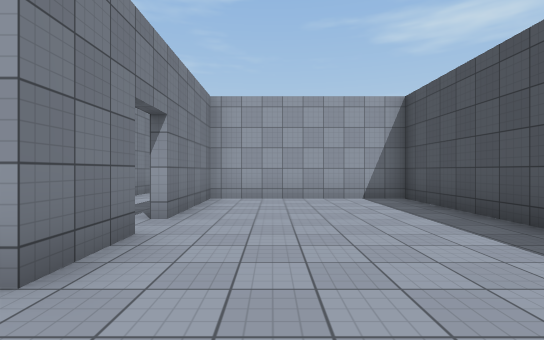
[1] (above)

17 first-person views from a walk through a 3-D level made in the Unity game engine. The camera is 1.4 m above the floor, looks level and sees 85° across. The floor is counted in squares, 2 m on a side. Each view is taken from the middle of a square. On the plan, view 1 faces up. The plan holds only what a view shows up to about 10 squares ahead; the rest is blank. The place goes on beyond the plan. The player is left out. Surface patterns are stand-ins for the level's own textures.

[2]
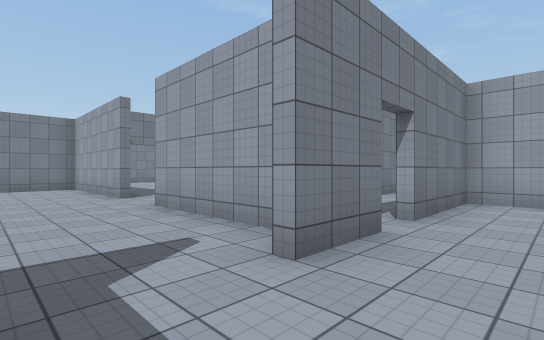

[3]
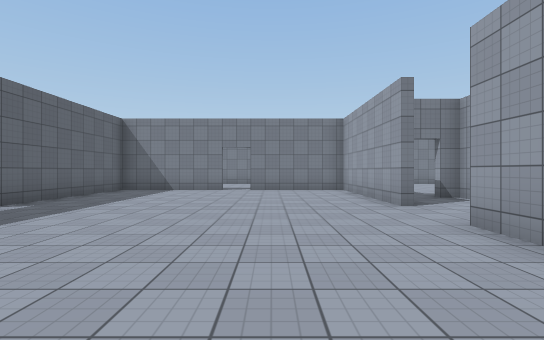

[4]
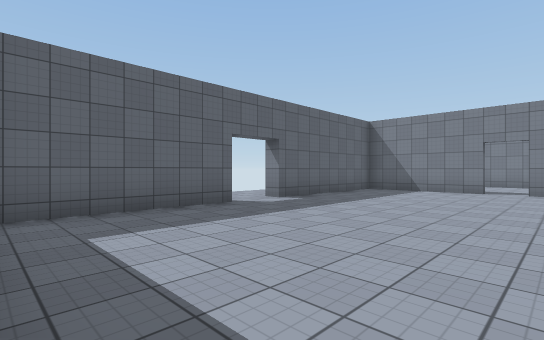

[5]
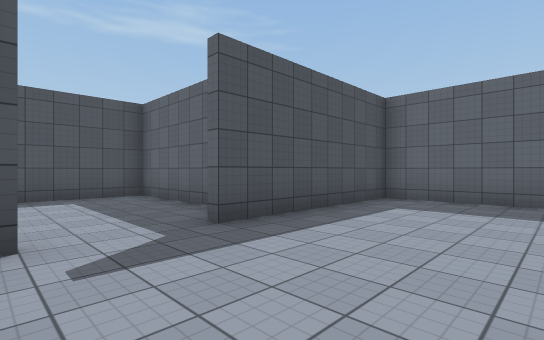

[6]
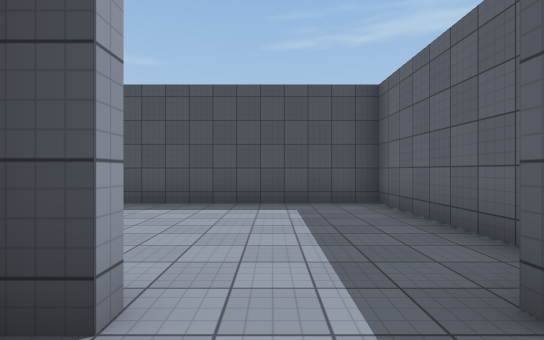

[7]
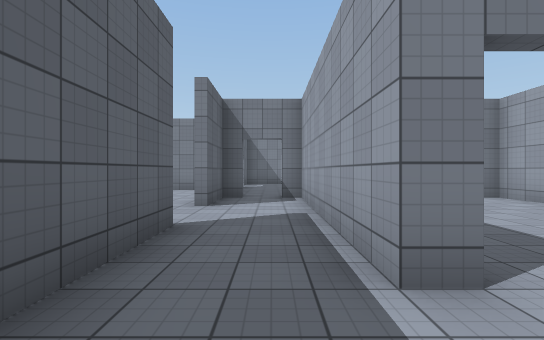

[8]
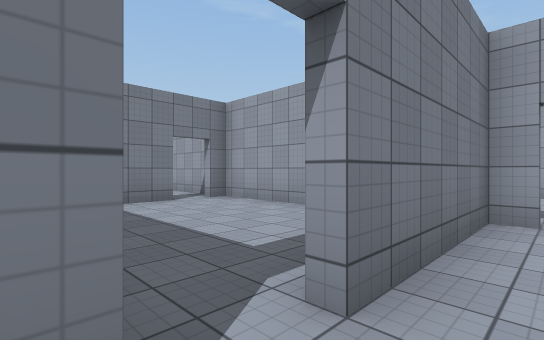

[9]
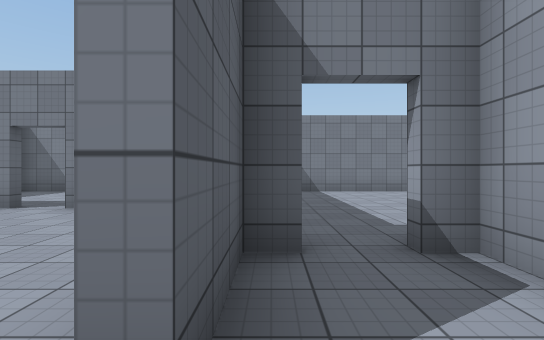

[10]
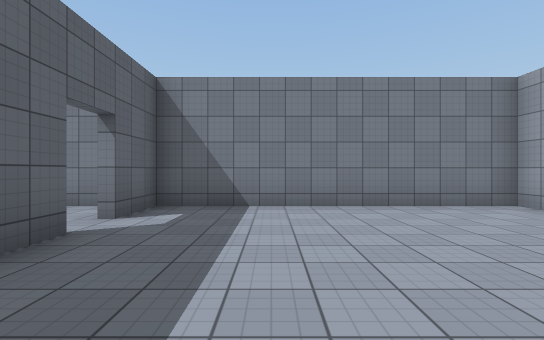

[11]
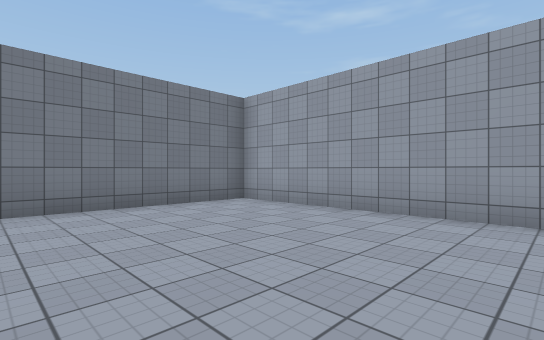

[12]
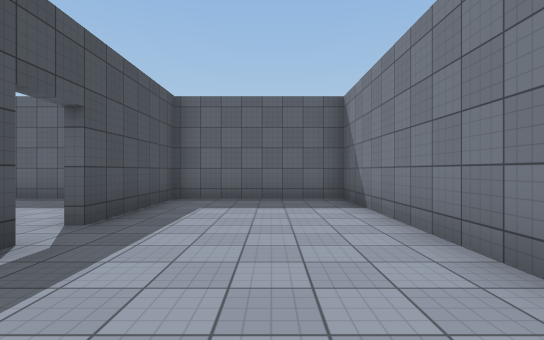

[13]
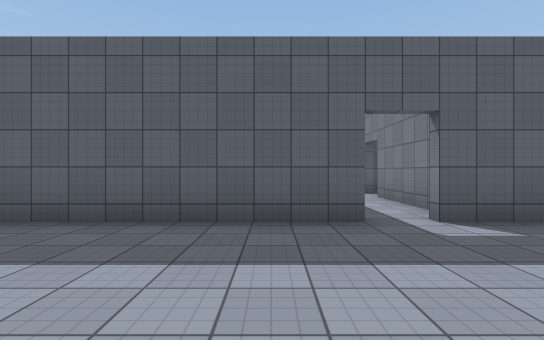

[14]
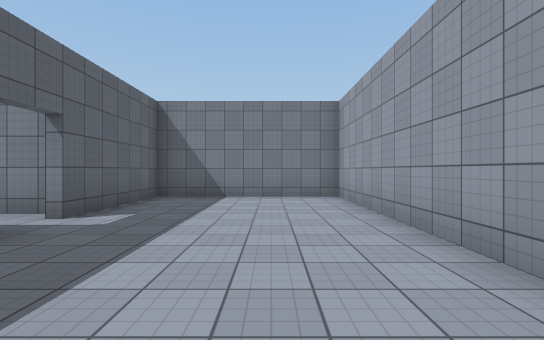

[15]
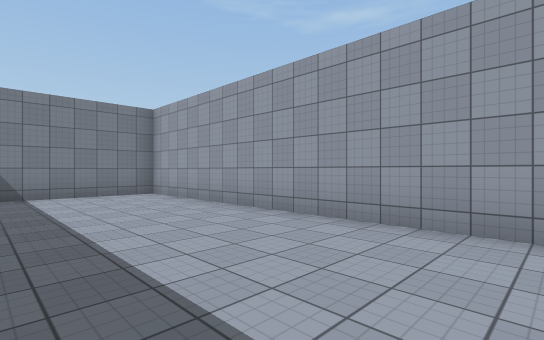

[16]
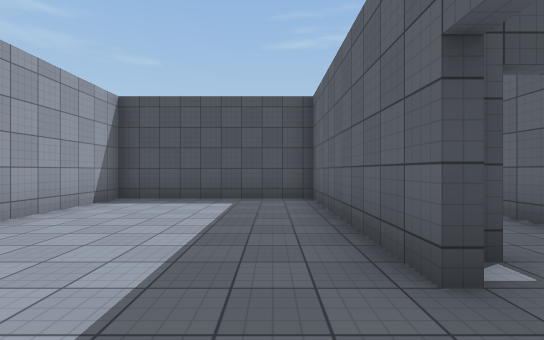

[17]
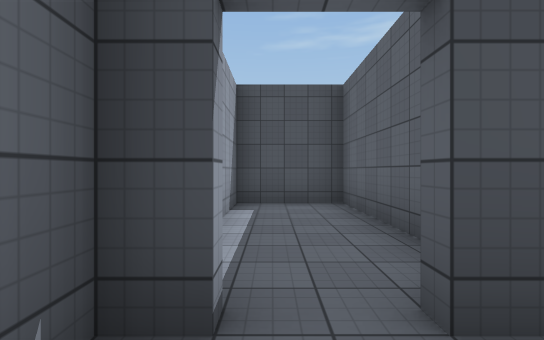

### Floor plan
Key: @ floor where view 1 was taken; # wall or solid block; . floor.
Columns run from 17 left of view 1 to 3 right of it. Each row starts with its distance up from view 1.
 15           ###########
 14           #.........#
 13           #.........#
 12           #.........#
 11           #.........#
 10 ##############.######
  9 #............#......#
  8 #......#.....#.#....#
  7 #......#.....#.######
  6 #......#  .....#....#
  5 #......#######.#....#
  4 #...................#
  3 ##.#######..####....#
  2 #...#..........#....#
  1 #...#...............#
  0 #...#............@..#
 -1 #..............######
 -2 #...#..........#
 -3 #...#..........#
 -4 #...#..........#
 -5 ##########.#####
 -6          ..
 -7          ..

Where each view was taken, in squares from view 1:
view 1: 0 up, 0 right, facing up
view 2: 0 up, 0 right, facing up-left
view 3: 0 up, 2 left, facing left
view 4: 0 up, 2 left, facing down-left
view 5: 2 up, 5 left, facing down-right
view 6: 1 up, 3 left, facing right
view 7: 4 up, 2 left, facing left
view 8: 5 up, 3 left, facing up-left
view 9: 3 up, 7 left, facing left
view 10: 5 up, 11 left, facing left
view 11: 5 up, 11 left, facing up-left
view 12: 2 up, 15 left, facing down
view 13: 14 up, 1 left, facing down
view 14: 13 up, 1 right, facing left
view 15: 11 up, 2 right, facing up-left
view 16: 11 up, 4 left, facing right
view 17: 9 up, 3 left, facing right
